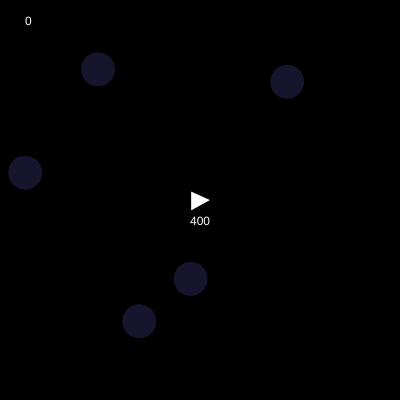
Frame 1 (no input)
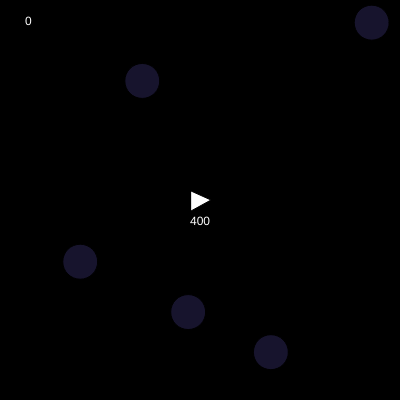
Frame 60 (no input)
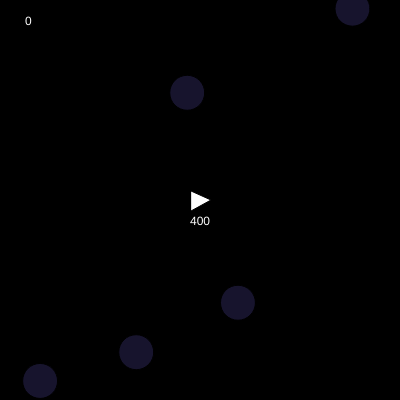
Frame 120 (the mouse pressed at the canvas centre since frame 60)

The p5.js sketch that drew these frames (run headless with seeded random() and noise() and a simulated clock; from frame 60 on, the mouse is pressed at the canvas centre):

// p5.js sketch
// ── sketch.js
function setup() {
    createCanvas(400, 400);
    p = createVector(width / 2, height / 2)
    pVel = createVector(0, 0);
    force = createVector(0, 0);
    size = 10;
    heading = 0;
    boostColor = color(0, 255, 0);
    playerColor = color(255);
    Score = 0;
    Health = 400;
    bb = [];
    bbVel = [];
    bbSize = 35;

    for (var i = 0; i < 5; i++) {
        bb.push(createVector(random(0, width), random(0, height)));
        bbVel.push(p5.Vector.random2D().mult(random(0.25, 2.25)));
    }
}

function draw() {
    background("black");

    updatePlayer();
    updateBubbles();
    updateLasers();

}
// ── bubbles.js
var bb;
var bbVel;
var bbSize;

function updateBubbles() {
    touch = false;
    for (var i = 0; i < bb.length; i++) {
        push();

        if (dist(bb[i].x, bb[i].y, p.x, p.y) < bbSize / 2) {
            touch = true;
        }
        bb[i].add(bbVel[i]);

        
        if (bb[i].x > width + bbSize / 2) {
            bb[i].x = 0
        }
        if (bb[i].x < -bbSize / 2) {
            bb[i].x = 400
        }
        if (bb[i].y > height + bbSize / 2) {
            bb[i].y = 0
        }
        if (bb[i].y < -bbSize / 2) {
            bb[i].y = 400
        }

        fill(132, 112, 255, 45)
        stroke("black");
        ellipse(bb[i].x, bb[i].y, bbSize);
        pop();
    }
    if (touch == true) {
        playerColor = color("red");
        Health--;
    } else {
        playerColor = color(255);
    }

}
// ── laser.js
lasers = [];
laserVel = [];


function updateLasers() {
    for (var i = 0; i < lasers.length; i++) {

        for (var z = 0; z < bb.length; z++) {
            if (dist(lasers[i].x, lasers[i].y, bb[z].x, bb[z].y) < bbSize / 2) {
                bb[z] = createVector(random(0, width), random(0, height));
                bbVel[z] = p5.Vector.random2D().mult(random(0.25, 2.25));
                Score++;
            }
        }
        lasers[i].add(laserVel[i]);

        push();
        stroke(132, 112, 255);
         
        line(lasers[i].x, lasers[i].y, lasers[i].x + laserVel[i].x * 4, lasers[i].y + laserVel[i].y * 4)

        pop();
    }
}

function keyPressed() {
    if (keyCode == 32) {
        lasers.push(createVector(p.x, p.y));
        laserVel.push(p5.Vector.fromAngle(radians(heading)).mult(7));


    }
}
// ── player.js
var p;
var size;
var heading;
var pVel;
var force;
var boostColor;
var touch;
var playerColor;
var Score;
var Health;

function updatePlayer() {
    boostColor = color(0)
  

    if (keyIsDown(LEFT_ARROW)) {
        heading -= 6;
    }
    if (keyIsDown(RIGHT_ARROW)) {
        heading += 6;
    }
    if (keyIsDown(UP_ARROW)) {
        force = p5.Vector.fromAngle(radians(heading));
        pVel.add(force.mult(0.2));
        boostColor = color(0, 255, 0);
    }

        if (keyIsDown(UP_ARROW)) {
        force = p5.Vector.fromAngle(radians(heading));
        pVel.add(force.mult(0.2));
        boostColor = color("orange");
    }
    if (p.x > 400) {
        p.x = 0
    }
    if (p.x < 0) {
        p.x = 400
    }
    if (p.y > 400) {
        p.y = 0
    }
    if (p.y < 0) {
        p.y = 400
    }



    pVel.mult(0.978);
    p.add(pVel);
    push();
    translate(p.x, p.y);
    rotate(radians(heading));
    fill(boostColor)
    triangle(-size + 2, size * .7, -size * 3.5, size / 7, size * -.7, -size * .7);
    


    fill(playerColor);
    triangle(-size + 1, -size + 1, size + 1, 0, -size + 1, size + 1);
    pop();
    fill(255);
    text(Health, p.x - 10, p.y + 25)
    fill(255);
    text(Score, 25, 25);

}
